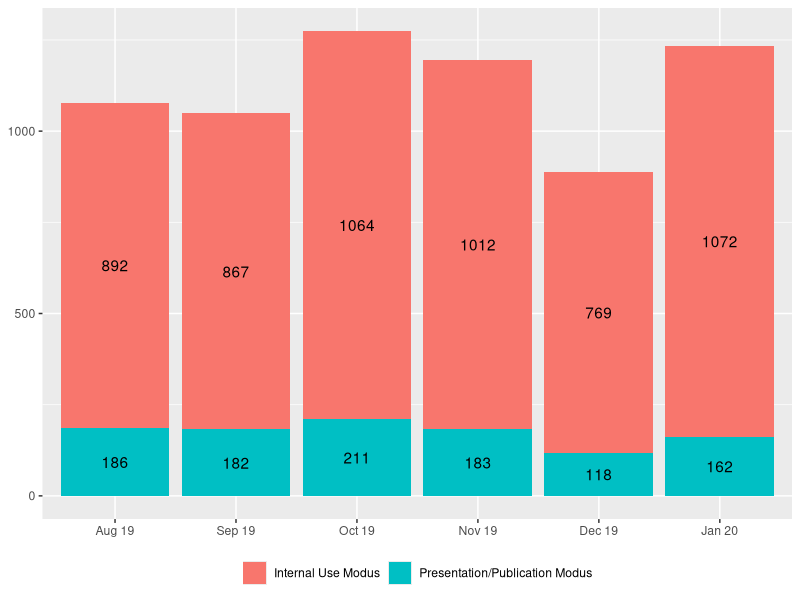
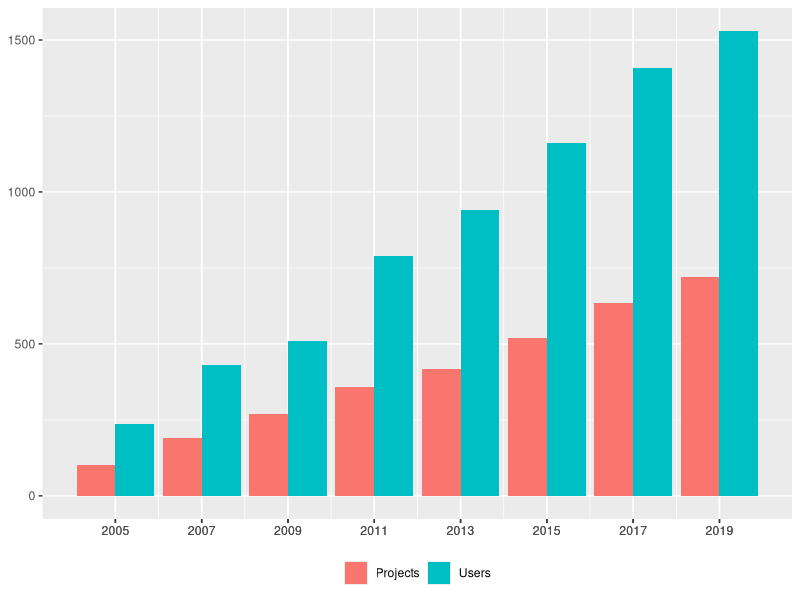
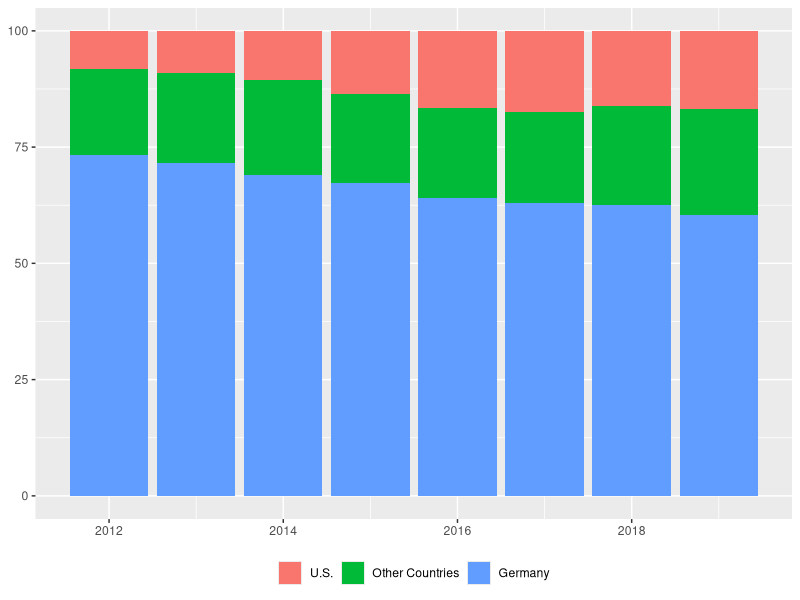
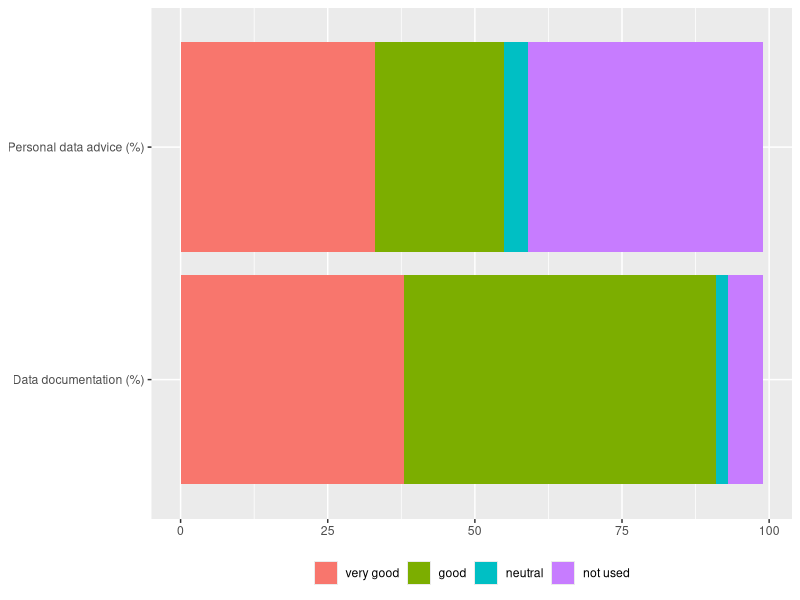

Here is the R script that generated these plots, in order: (Note: this script raises an error after producing the figures.)
# Author: Jim Shen
# Description: This will generate various plots
#     for the IAB chapter.

library(ggplot2)

# Figure 1
f1data <- read.csv("./assets/iab/figure1.csv")  # read csv file 

f1data$Date <- factor(f1data$Date,levels = c("Aug 19", "Sep 19", "Oct 19", "Nov 19", "Dec 19", "Jan 20"))

figure1 <- ggplot(f1data, aes(fill=Mode, y=Count, x=Date)) + 
  geom_bar(position="stack", stat="identity") +
  geom_text(aes(label=Count), position = position_stack(vjust=0.5)) +
  theme(axis.title.x=element_blank(),
        axis.title.y=element_blank(),
        legend.title=element_blank(),
        legend.position="bottom")

# Figure 2
f2data <- read.csv("./assets/iab/figure2.csv")  # read csv file 

figure2 <- ggplot(f2data, aes(fill=Projects, y=Count, x=Year)) + 
  geom_bar(position="dodge", stat="identity") +
  scale_x_continuous(breaks = f2data$Year, labels = as.character(f2data$Year)) +
  theme(axis.title.x=element_blank(),
        axis.title.y=element_blank(),
        legend.title=element_blank(),
        legend.position="bottom")

# Figure 3

f3data <- read.csv("./assets/iab/figure3.csv") 

f3data$Country <- factor(f3data$Country,levels = c( "U.S.", "Other Countries","Germany"))

figure3 <- ggplot(f3data, aes(fill=Country, y=Percentage, x=Year)) + 
  geom_bar(position="stack", stat="identity") +
  theme(axis.title.x=element_blank(),
        axis.title.y=element_blank(),
        legend.title=element_blank(),
        legend.position="bottom")

# Figure 4

f4data <- read.csv("./assets/iab/figure4.csv") 


f4data$Rating <- factor(f4data$Rating,levels = c("very good","good","neutral","not used"))

figure4 <- ggplot(f4data, aes(fill=Rating, y=Percentage, x=Type)) + 
  coord_flip() +
  geom_bar(position = position_stack(reverse = TRUE), stat="identity") +
  theme(axis.title.x=element_blank(),
        axis.title.y=element_blank(),
        legend.title=element_blank(),
        legend.position="bottom")


# Table 1


table1data <- data.frame(
  Items = c("Population/Sample Size", 
            "Time Period covered and frequency",
            "Additional information",
            "Population/Sample Size", 
            "Time Period covered and frequency",
            "Additional information","Population/Sample Size", 
            "Time Period covered and frequency",
            "Additional information"),
  Features = c(
    "2% random sample (more than 1.8 million individuals) of the Integrated Employment Biographies, a database which includes records from<br><br>
    - 1975 onwards: employment subject, receipt of benefits in accordance with Social Code Act III<br>
    - 1999 onwards: Marginal part-time employment<br>
    - 2000 onwards: participation in an employment or training measure<br>
    - 2007 onwards: Registered jobseeker",
    "1975 until 2017 for West Germany, 1992 until 2017 for East Germany, updated every 2nd year by RDC-IAB", 
    "DOI: 10.5164/IAB.SIAB7517.de.en.v1",
    "Repeated cross sectional dataset (640,000-1.5 million establishments) on June 30, on all establishments with at least one employee liable to social security (until 1988) and/or at least one marginal worker (since 1999), and thereof a 50% random sample",
    "1975 until 2018 for West Germany, 1992 until 2018 for East Germany, annual updated by RDC-IAB",
    "DOI: 10.5164/IAB.BHP7518.de.en.v1",
    "Worker information from administrative data are linked to the IAB-Establishment Panel, an annual representative survey since 1993 in West Germany and 1996 in East Germany including approx. 16,000 establishments per year
    Stratified sample of all establishments with at least one employee liable to social security on June 30 of the year before by establishment size, industry, and federal state.<br><br>
    Two versions of LIAB:<br>
    - LIAB cross-sectional model: all establishment surveys combined with administrative worker data as of June 30 (establishment: 67,407 in total; individuals approx. 12.5 million in total)<br>
    - LIAB longitudinal model: selection of repeatedly interviewed establishments (2009-2016) combined with longitudinal worker biographies (establishment: 41,777 in total; individuals approx. 1.7 million in total)",
    "LIAB Cross-sectional model: 1993-2017<br>
    LIAB longitudinal model: 1975-2017",
    "DOI: 10.5164/IAB.LIABQM29317.de.en.v1<br>
    DOI: 10.5164/IAB.LIABLM7517.de.en.v1"
  )
)

table2<-knitr::kable(table1data, escape = F, caption="Selected RDC-IAB data", col.names = NULL, booktabs=T) %>%
  kable_styling(full_width = F) %>%
  column_spec(1, width="19em") %>%
  column_spec(2,  ) %>%
  pack_rows("Sample of Integrated Labour Market Biographies (||SIAB||)",1,3) %>%
  pack_rows("||Establishment History Panel|| (||BHP||)",4,6) %>%
  pack_rows("||Linked Employer-Employee Data|| (||LIAB||)",7,9) %>%
  footnote(general="The time period covered by each data set represents the status as of 02 June 2020. For a complete list of all data products see the [IAB website](https://fdz.iab.de/en/FDZ_Overview_of_Data.aspx).")

# Table 2

table2data<-read.csv("./assets/iab/table2.csv")

table2<-knitr::kable(
  table2data, booktabs = TRUE,
  caption = 'Number of publications in 2018, including all publications with RDC-IAB data (excluding bachelor and master theses)'
)
